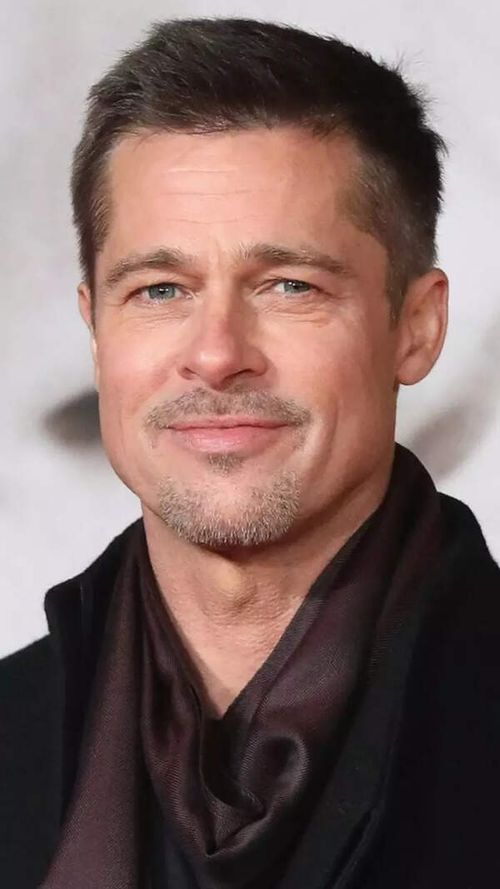
#> input picture Faces/Train/Brad Pitt/108958570.jpg, 500 x 889 px; its folder holds only this picture in this run
$ python faces_train.py
#> lines starting #> are read from the running program, lines starting #| are printed output that depends on the picture
import os
import cv2 as cv
import numpy as np


people = []
DIR = r'Faces/Train'
haar_cascade = cv.CascadeClassifier('har_face.xml')

for i in os.listdir(DIR):
     people.append(i)
#> pass 2 of the loop `for i in os.listdir(DIR):`:

features = []
labels = []

def create_train():
    for person in people:
        path = os.path.join(DIR, person)
        label = people.index(person)

        for img in os.listdir(path):
            img_path = os.path.join(path, img)

            img_array = cv.imread(img_path)
#> img_array is the input picture: shape (889, 500, 3); mean B, G, R 99.3, 102.9, 125.8
            gray = cv.cvtColor(img_array, cv.COLOR_BGR2GRAY)
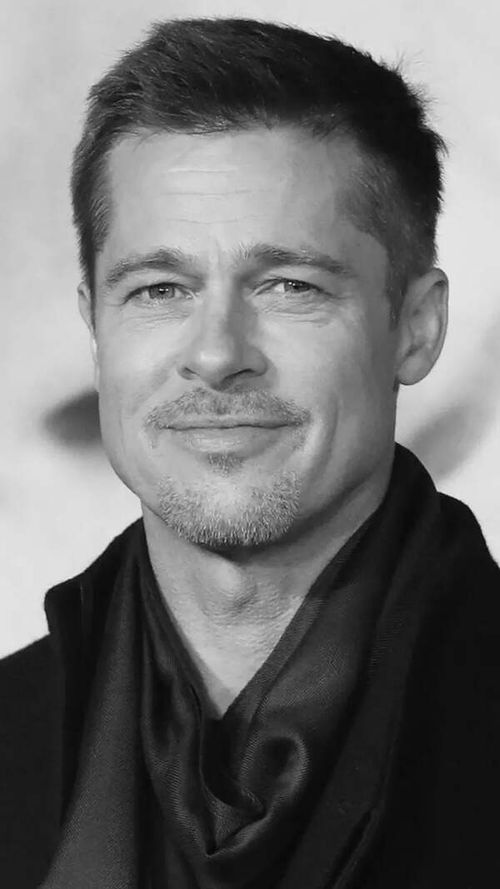
#> gray: shape (889, 500); min 2, max 242, mean 109.3


            faces_rect = haar_cascade.detectMultiScale(gray, scaleFactor=1.1, minNeighbors=4)
#> faces_rect = [[63, 157, 328, 328]]
            for (x,y,w,h) in faces_rect:
                faces_roi = gray[y:y+h, x:x+w]
                features.append(faces_roi)
                labels.append(label)
#> this loop made 1 pass
#> pass 1, in create_train, `faces_roi = gray[y:y+h, x:x+w]`:
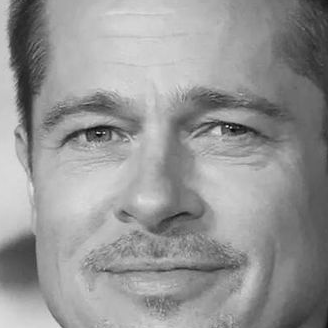
#> faces_roi: shape (328, 328); min 4, max 230, mean 149.7
#> after the loop, features = 1 item; labels = [0]
#> pass 2 of the loop in create_train, `for person in people:`:
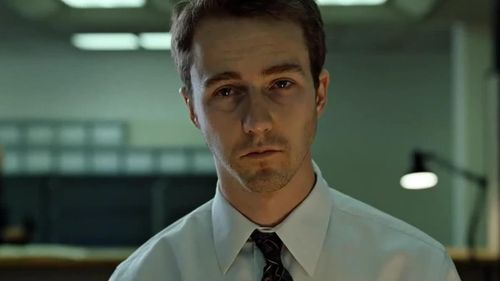
#> input picture Faces/Train/Edward Norton/44dbc-17407686940883.jpg, 500 x 281 px
#> in create_train, img_array is the input picture: shape (281, 500, 3); mean B, G, R 73.4, 87.4, 76.6
#> in create_train, `gray = cv.cvtColor(img_array, cv.COLOR_BGR2GRAY)`:
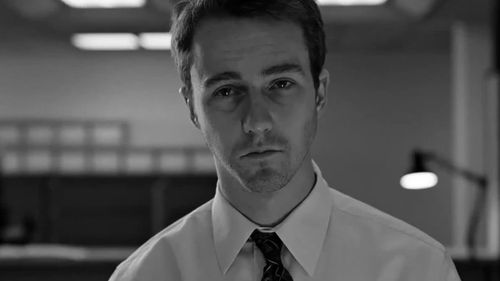
#> gray: shape (281, 500); min 0, max 255, mean 82.5
#> faces_rect = [[178, 25, 157, 157]]
#> the loop in create_train, `for (x,y,w,h) in faces_rect:` made 1 pass
#> pass 1, in create_train, `faces_roi = gray[y:y+h, x:x+w]`:
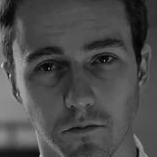
#> faces_roi: shape (157, 157); min 1, max 195, mean 75
#> after the loop in create_train, `for (x,y,w,h) in faces_rect:`: features = 2 items; labels = [0, 1]

create_train()
print('Training done')

features = np.array(features, dtype='object')
labels = np.array(labels)

face_recognizer = cv.face.LBPHFaceRecognizer_create()

# Train the Recognizer on the features list and the labels list
face_recognizer.train(features,labels)

face_recognizer.save('face_traind.yml')
np.save('features.npy', features)
np.save('labels.npy', labels)
print(people)
